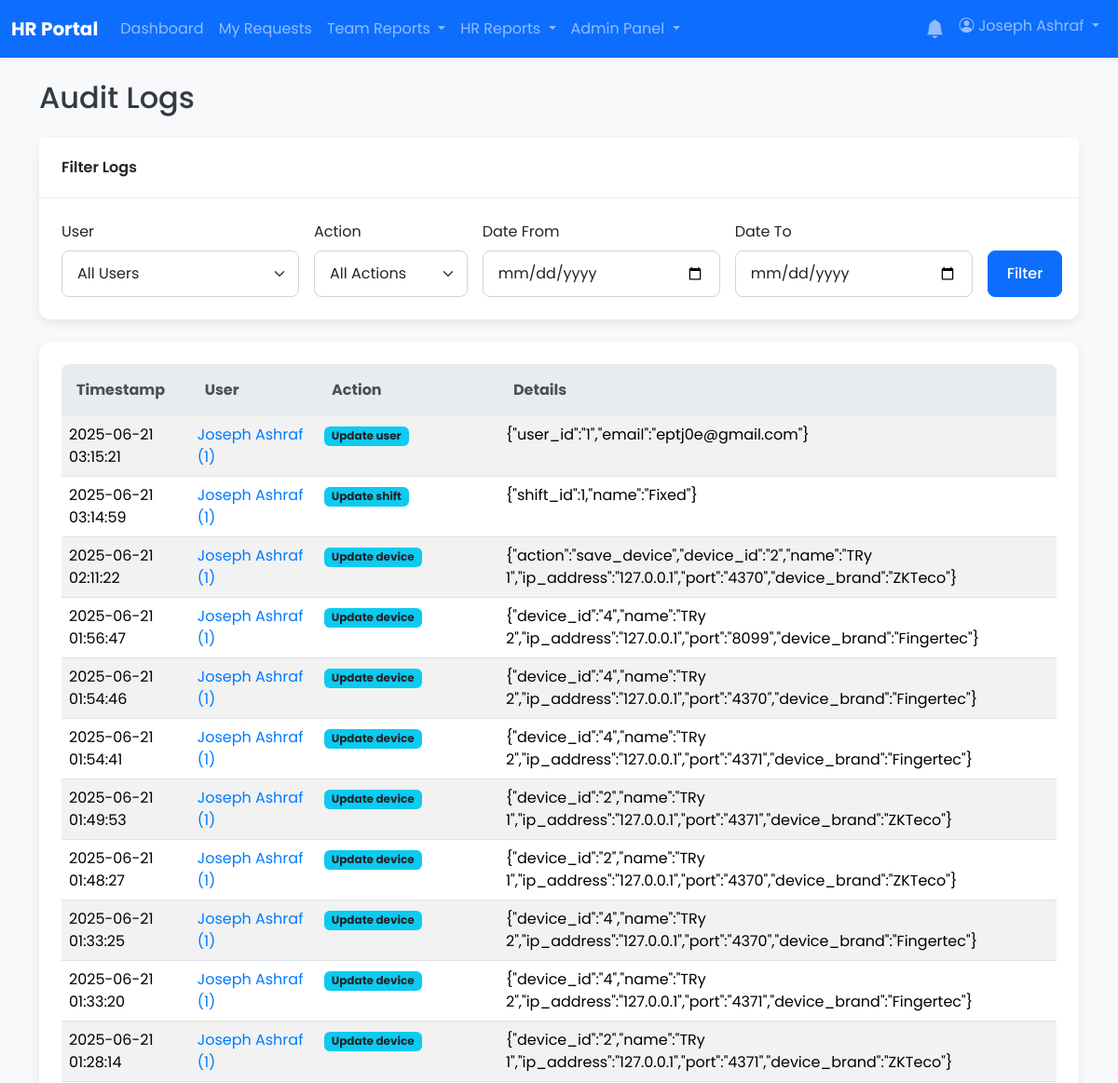
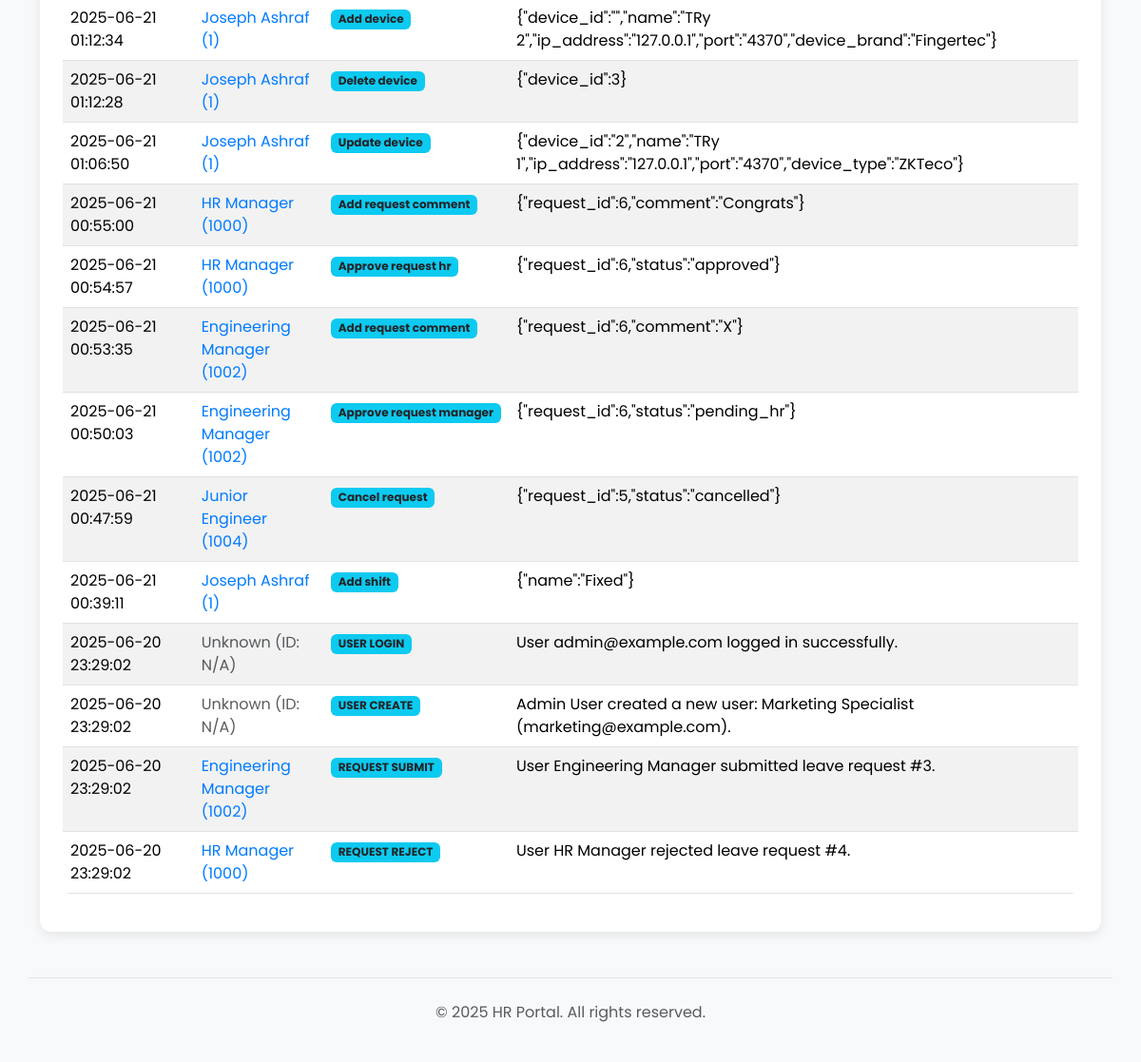
Page /admin/audit_logs.php (signed in) on the earlier database version (2 pictures, top to bottom).
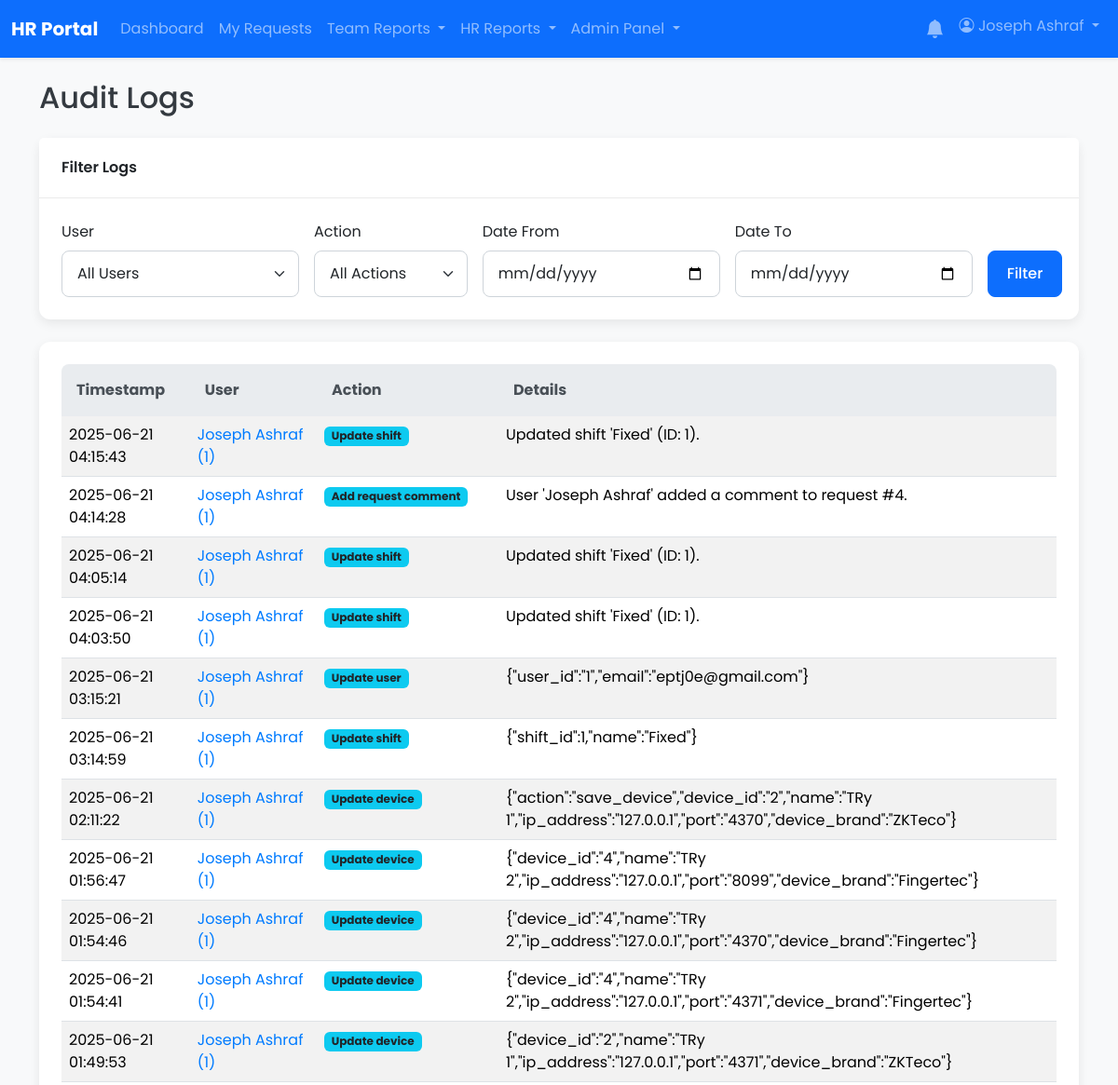
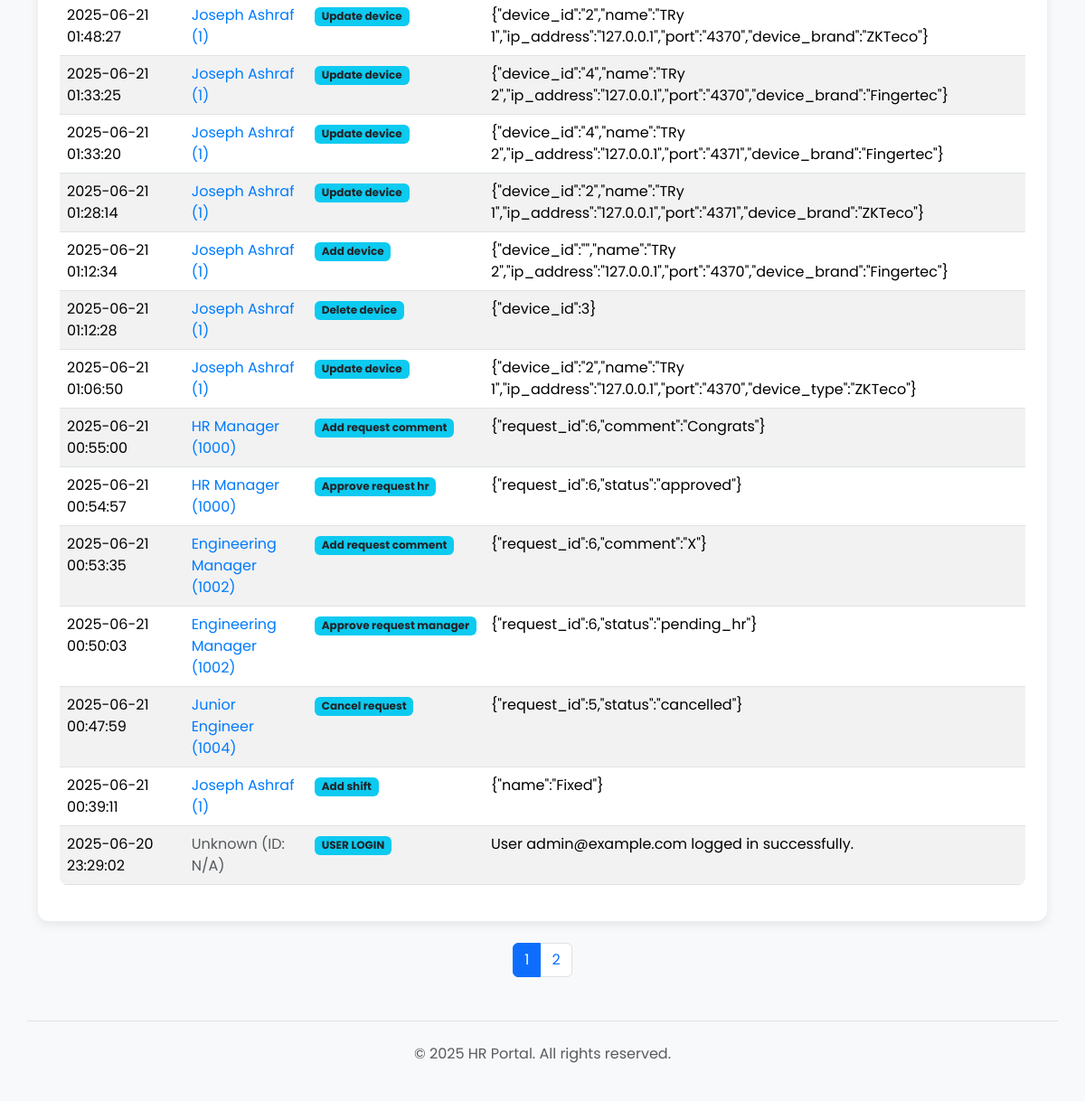
Same page on the later database version (2 pictures, top to bottom).
### tables this page shows
CREATE TABLE `audit_logs` (
  `id` int(11) NOT NULL,
  `user_id` int(11) DEFAULT NULL,
  `action` varchar(255) NOT NULL,
  `details` text DEFAULT NULL,
  `created_at` timestamp NOT NULL DEFAULT current_timestamp()
);

CREATE TABLE `users` (
  `id` int(11) NOT NULL,
  `employee_code` varchar(50) DEFAULT NULL,
  `full_name` varchar(255) NOT NULL,
  `email` varchar(255) NOT NULL,
  `password` varchar(255) NOT NULL,
  `role` enum('user','manager','hr','hr_manager','admin') NOT NULL DEFAULT 'user',
  `shift_id` int(11) DEFAULT NULL,
  `department_id` int(11) DEFAULT NULL,
  `direct_manager_id` int(11) DEFAULT NULL,
  `is_active` tinyint(1) NOT NULL DEFAULT 1,
  `must_change_password` tinyint(1) NOT NULL DEFAULT 0,
  `created_at` timestamp NOT NULL DEFAULT current_timestamp(),
  `updated_at` timestamp NOT NULL DEFAULT current_timestamp() ON UPDATE current_timestamp(),
  `manager_id` int(11) DEFAULT NULL
);

### app/core/helpers.php (called while the page is built, shortened)
<?php
function sanitize_input($data) {
    $data = trim($data);
    $data = stripslashes($data);
    $data = htmlspecialchars($data, ENT_QUOTES, 'UTF-8');
    return $data;
}

### admin/audit_logs.php (the view, shortened to what the changed rows need)
<?php
require_once __DIR__ . '/../app/bootstrap.php';
$results_per_page = 25;
$page = isset($_GET['page']) ? (int)$_GET['page'] : 1;
$page = max(1, $page);
$offset = ($page - 1) * $results_per_page;
$filter_user = sanitize_input($_GET['user_id'] ?? '');
$filter_action = sanitize_input($_GET['action'] ?? '');
$filter_start_date = sanitize_input($_GET['start_date'] ?? '');
$filter_end_date = sanitize_input($_GET['end_date'] ?? '');
$where_clauses = [];
$params = [];
$where_sql = count($where_clauses) > 0 ? 'WHERE ' . implode(' AND ', $where_clauses) : '';
$total_stmt = $pdo->prepare("SELECT COUNT(*) FROM audit_logs al LEFT JOIN users u ON al.user_id = u.id {$where_sql}");
$total_stmt->execute($params);
$total_logs = $total_stmt->fetchColumn();
$total_pages = ceil($total_logs / $results_per_page);
$stmt_params = array_merge($params, [$results_per_page, $offset]);
$stmt = $pdo->prepare(
    "SELECT al.*, u.full_name, u.employee_code
     FROM audit_logs al
     LEFT JOIN users u ON al.user_id = u.id
     {$where_sql}
     ORDER BY al.created_at DESC
     LIMIT ? OFFSET ?"
);
$stmt->execute($stmt_params);
$logs = $stmt->fetchAll();
include __DIR__ . '/../app/templates/header.php';
?>
<h1 class="h2 mb-4">Audit Logs</h1>
<div class="card">
    <div class="card-body">
        <div class="table-responsive">
            <table class="table table-striped table-hover">
                <thead>
                    <tr>
                        <th>Timestamp</th>
                        <th>User</th>
                        <th>Action</th>
                        <th>Details</th>
                    </tr>
                </thead>
                <tbody>
                    <?php if (empty($logs)): ?>
                        <tr>
                            <td colspan="4" class="text-center">No audit logs found matching your criteria.</td>
                        </tr>
                    <?php else: ?>
                        <?php foreach ($logs as $log): ?>
                            <tr>
                                <td><?php echo htmlspecialchars($log['created_at']); ?></td>
                                <td>
                                    <?php if ($log['full_name']): ?>
                                        <a href="?user_id=<?php echo $log['user_id']; ?>">
                                            <?php echo htmlspecialchars($log['full_name']); ?>
                                            (<?php echo htmlspecialchars($log['employee_code'] ?? 'N/A'); ?>)
                                        </a>
                                    <?php else: ?>
                                        <span class="text-muted">Unknown (ID: <?php echo htmlspecialchars($log['user_id'] ?? 'N/A'); ?>)</span>
                                    <?php endif; ?>
                                </td>
                                <td>
                                    <span class="badge bg-info text-dark"><?php echo htmlspecialchars(ucfirst(str_replace('_', ' ', $log['action']))); ?></span>
                                </td>
                                <td><?php echo htmlspecialchars($log['details'] ?? ''); ?></td>
                            </tr>
                        <?php endforeach; ?>
                    <?php endif; ?>
                </tbody>
            </table>
        </div>
    </div>
</div>
<?php if ($total_pages > 1): ?>
<nav aria-label="Page navigation" class="mt-4">
    <ul class="pagination justify-content-center">
        <?php for ($i = 1; $i <= $total_pages; $i++): ?>
            <li class="page-item <?php if ($i == $page) echo 'active'; ?>">
                <a class="page-link" href="?page=<?php echo $i; ?>&user_id=<?php echo htmlspecialchars($filter_user); ?>&action=<?php echo htmlspecialchars($filter_action); ?>&start_date=<?php echo htmlspecialchars($filter_start_date); ?>&end_date=<?php echo htmlspecialchars($filter_end_date); ?>"><?php echo $i; ?></a>
            </li>
        <?php endfor; ?>
    </ul>
</nav>
<?php endif; ?>
<?php
include __DIR__ . '/../app/templates/footer.php';
?>

Differences in the rows shown:
no longer on this page (row unchanged): audit_logs: created_at "2025-06-20 23:29:02", user "N/A", action "USER CREATE", details "Admin User created a new user: Marketing Specialist (marketing@example.com)."
no longer on this page (row unchanged): audit_logs: created_at "2025-06-20 23:29:02", user.full_name "Engineering Manager", user.employee_code "1002", action "REQUEST SUBMIT", details "User Engineering Manager submitted leave request #3."
no longer on this page (row unchanged): audit_logs: created_at "2025-06-20 23:29:02", user.full_name "HR Manager", user.employee_code "1000", action "REQUEST REJECT", details "User HR Manager rejected leave request #4."
added audit_logs: created_at "2025-06-21 04:15:43", user.full_name "Joseph Ashraf", user.employee_code "1", action "Update shift", details "Updated shift 'Fixed' (ID: 1)."
added audit_logs: created_at "2025-06-21 04:14:28", user.full_name "Joseph Ashraf", user.employee_code "1", action "Add request comment", details "User 'Joseph Ashraf' added a comment to request #4."
added audit_logs: created_at "2025-06-21 04:05:14", user.full_name "Joseph Ashraf", user.employee_code "1", action "Update shift", details "Updated shift 'Fixed' (ID: 1)."
added audit_logs: created_at "2025-06-21 04:03:50", user.full_name "Joseph Ashraf", user.employee_code "1", action "Update shift", details "Updated shift 'Fixed' (ID: 1)."
Other differences:
new list line: "1"
new list line: "2"
